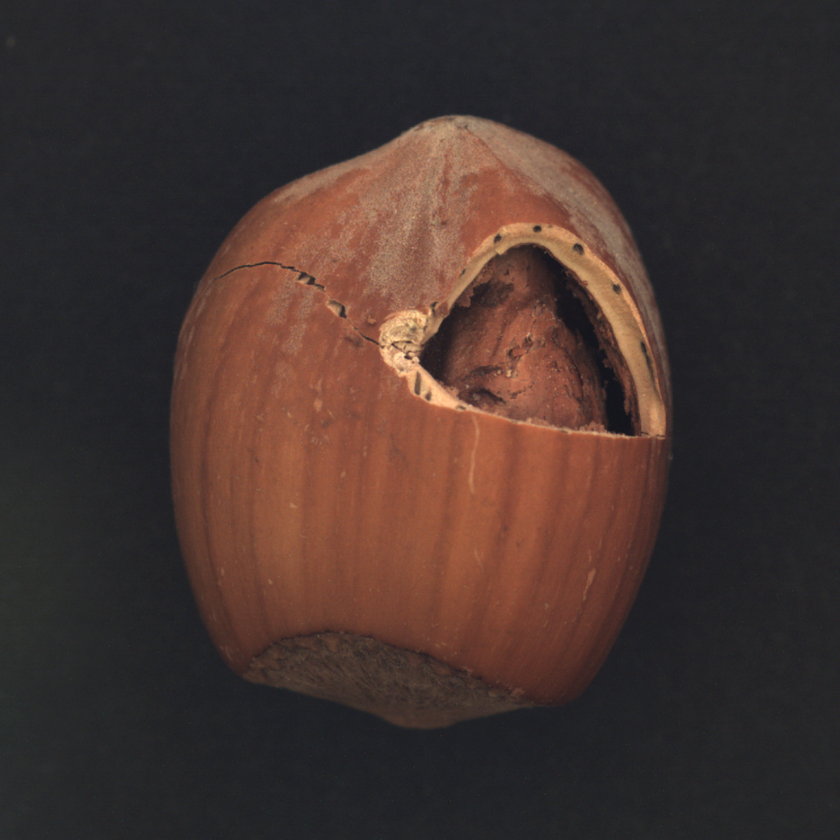
#> input picture 13_hazelnut.png, 840 x 840 px, shrunk from 1024 x 1024 before the run
$ python 13_defect_segmentation_otsu_adaptive_thresholding.py
#> lines starting #> are read from the running program, lines starting #| are printed output that depends on the picture; after the words box and inside, x2 and y2 are one past the last pixel; in counts of white or black regions, pixels touching at a corner belong together
#  Perform Defect Segmentation Using Otsu and Adaptive Thresholding
import cv2
import numpy as np
import matplotlib.pyplot as plt

image = cv2.imread("13_hazelnut.png", cv2.IMREAD_GRAYSCALE)
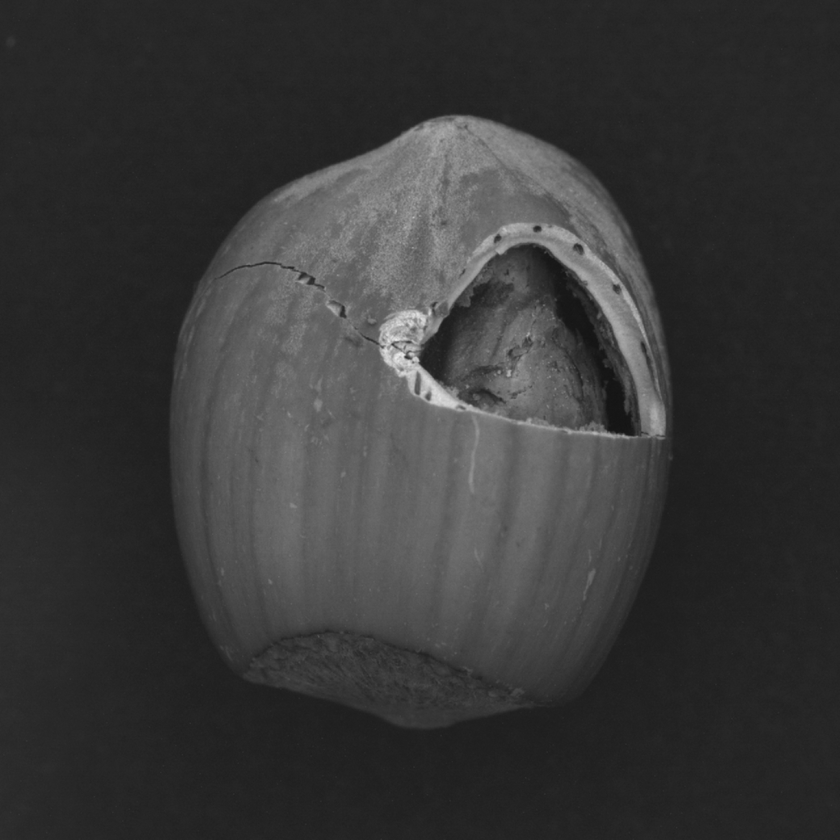
#> image: shape (840, 840); min 20, max 237, mean 55.6
_, otsu = cv2.threshold(image, 0, 255, cv2.THRESH_BINARY + cv2.THRESH_OTSU)
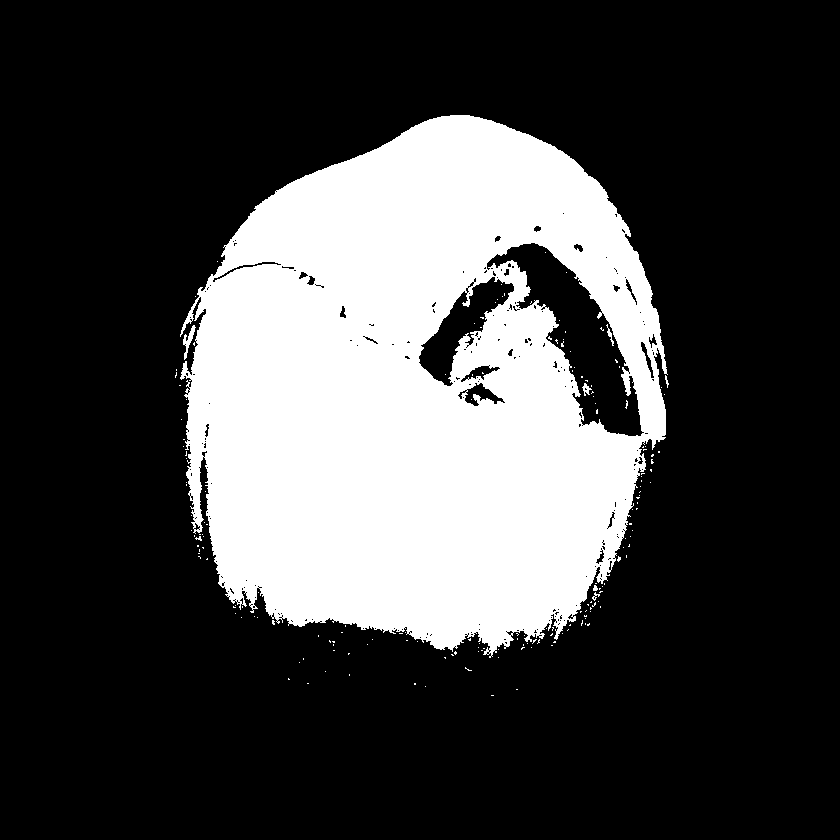
#> otsu: shape (840, 840); 26.4% white; 181 white regions (174 under 20 px), largest, box (x1, y1, x2, y2) and area: (180, 115, 668, 658) 185747, (183, 325, 196, 360) 153, (582, 383, 592, 396) 59
adaptive = cv2.adaptiveThreshold(image, 255, cv2.ADAPTIVE_THRESH_GAUSSIAN_C, cv2.THRESH_BINARY, 11, 2)
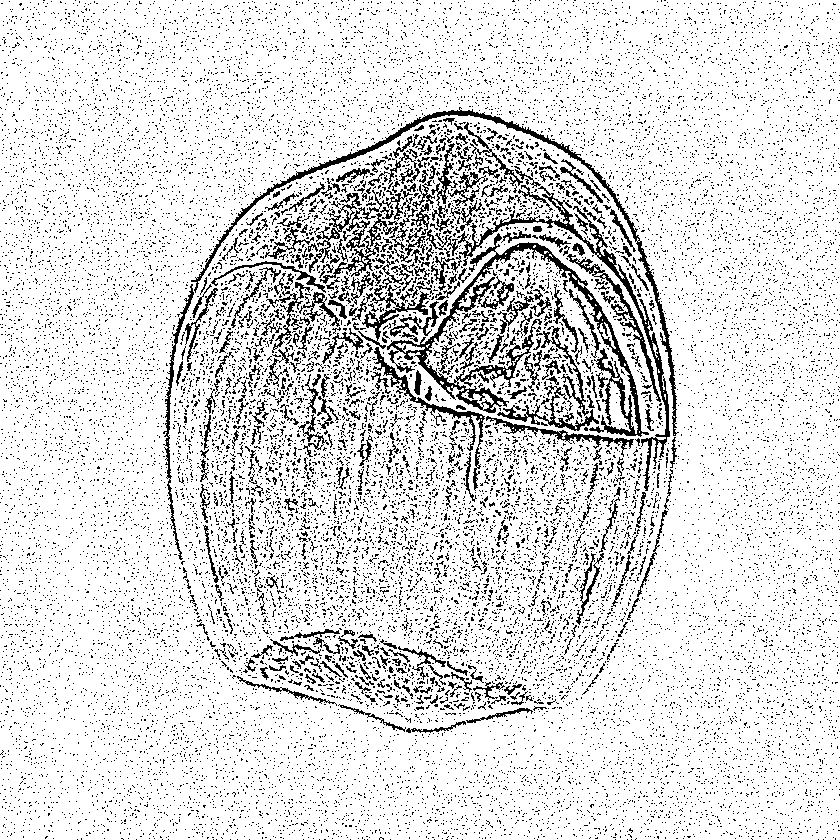
#> adaptive: shape (840, 840); 86.9% white; black in thin lines or dots

plt.figure(figsize=(10, 5))
plt.subplot(1, 2, 1), plt.imshow(otsu, cmap="gray"), plt.title("Otsu Thresholding")
plt.subplot(1, 2, 2), plt.imshow(adaptive, cmap="gray"), plt.title("Adaptive Thresholding")
plt.show()
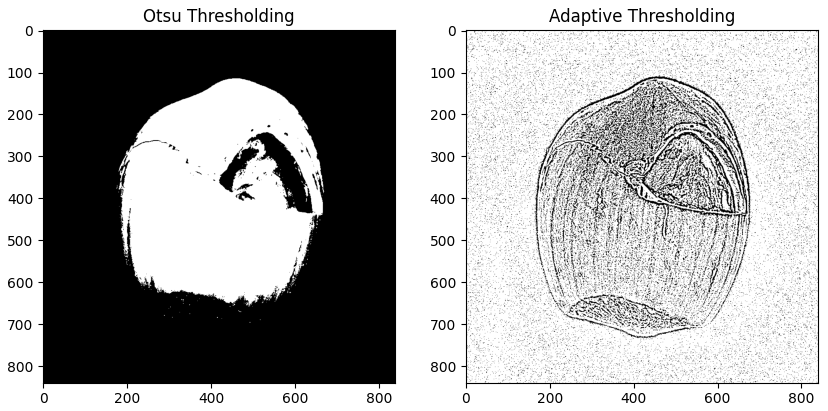
#> figure drawn by matplotlib, 2 panels

$ run again, with 11_metal_nut.png copied over 13_hazelnut.png
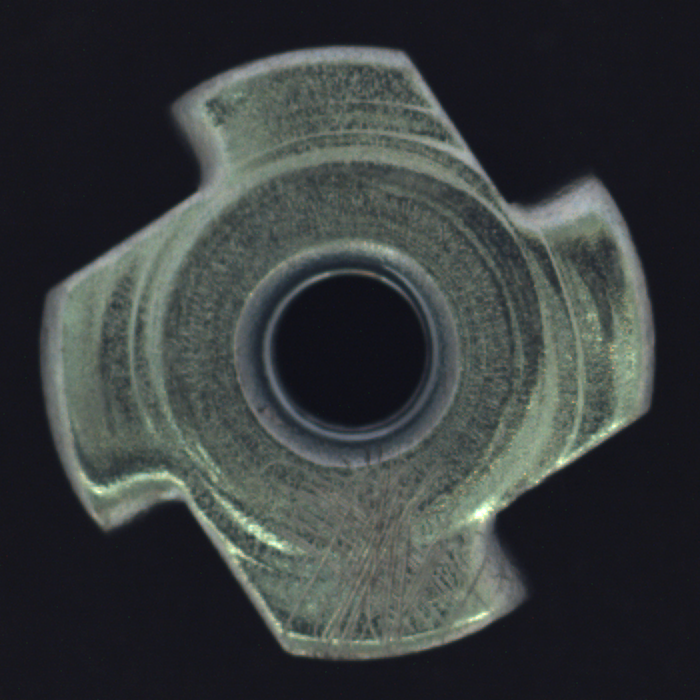
#> input picture 11_metal_nut.png, 700 x 700 px
#> `_, otsu = cv2.threshold(image, 0, 255, cv2.THRESH_BINARY + cv2.THRESH_..`:
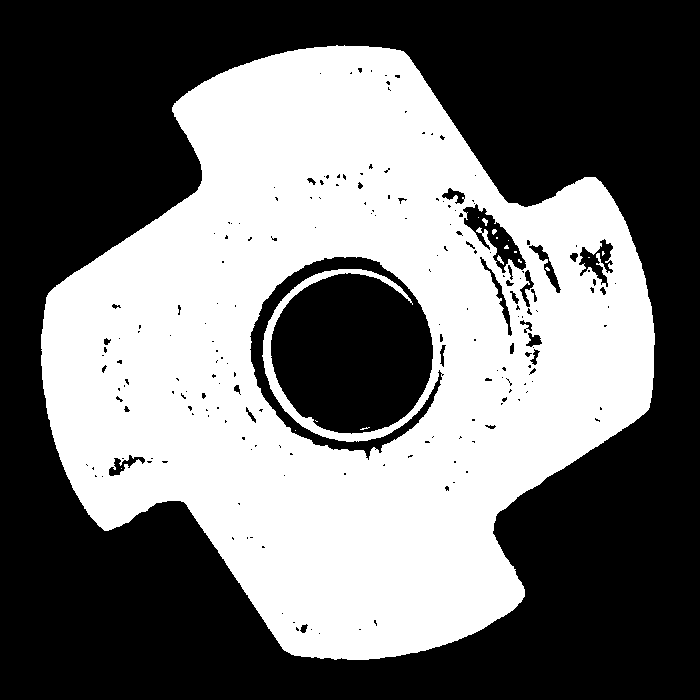
#> otsu: shape (700, 700); 44.5% white; 17 white regions (13 under 20 px), largest, box (x1, y1, x2, y2) and area: (41, 45, 655, 660) 217863, (497, 255, 504, 265) 30, (482, 218, 488, 226) 27, (492, 229, 497, 235) 21
#> adaptive: shape (700, 700); 79.4% white; 2391 black regions (1758 under 20 px), largest, box (x1, y1, x2, y2) and area: (34, 39, 660, 668) 12453, (254, 249, 456, 487) 7844, (367, 161, 548, 366) 3199
#> `plt.show()`:
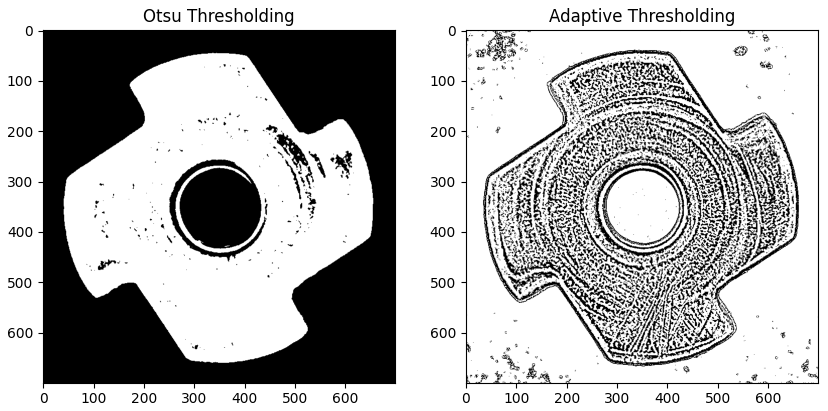
#> figure drawn by matplotlib, 2 panels
